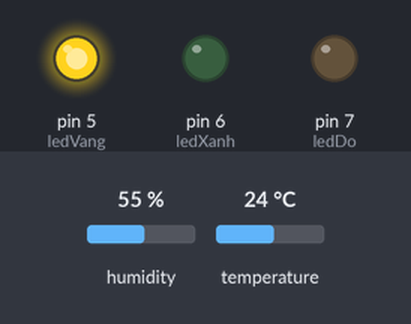
Recording of a sketch running on a simulated Arduino Uno, built with avr-gcc and run on an emulated ATmega328P. Shown: output pins drawn as LEDs (lit = HIGH). The test bench sets the inputs (shaded band); at power-on: temperature 24 °C, humidity 55 %. What the sketch prints to the serial monitor is not drawn.

Above: at 2.2 s.
2.3 s: temperature set to 21 °C
5.0 s: temperature set to 18 °C
At 6.0 s:
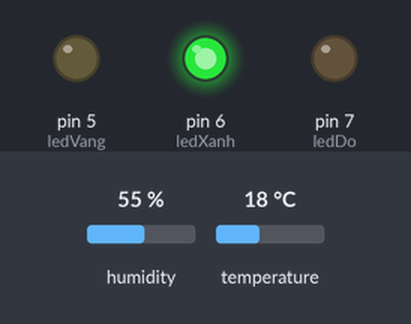
7.7 s: temperature set to 28 °C
At 9.6 s:
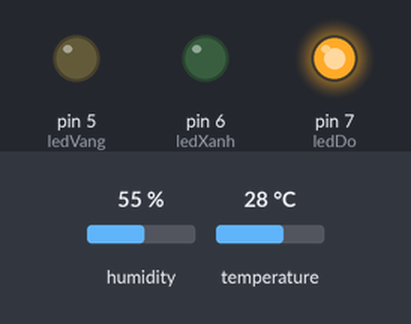
10.6 s: temperature set to 26 °C
At 12.0 s:
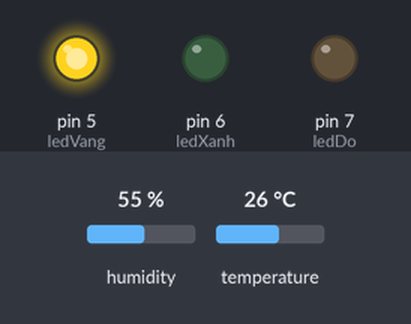
13.3 s: temperature set to 12 °C
At 15.6 s:
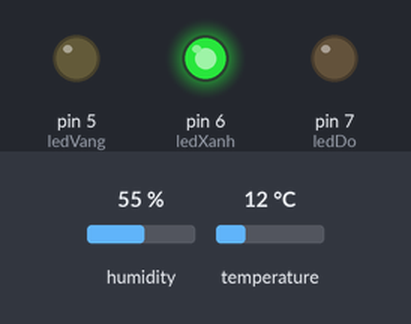
Timing chart, 0 to 17.1 s (numbered marks = the images above; inputs shaded):
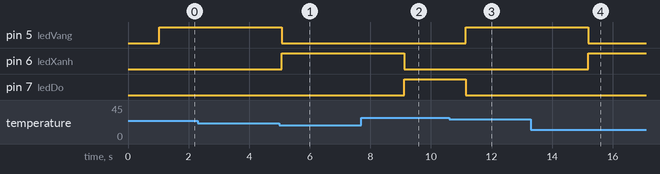

Measured:
- the behaviour switches between 20 and 19 °C on temperature (found by bisection; images 0 and 1)
- the behaviour switches between 28 and 27 °C on temperature (found by bisection; images 2 and 3)
- after the input at 2.3 s, every drawn part: stays the same
- after the input at 5.0 s, pin 5 (ledVang): HIGH → LOW after 0.07 s; pin 6 (ledXanh): LOW → HIGH after 0.07 s
- after the input at 7.7 s, pin 6 (ledXanh): HIGH → LOW after 1.4 s; pin 7 (ledDo): LOW → HIGH after 1.4 s
- after the input at 10.6 s, pin 5 (ledVang): LOW → HIGH after 0.54 s; pin 7 (ledDo): HIGH → LOW after 0.54 s
- after the input at 13.3 s, pin 5 (ledVang): HIGH → LOW after 1.9 s; pin 6 (ledXanh): LOW → HIGH after 1.9 s

The sketch:

UNO_IUH.ino
```cpp
#include <dht.h>

#define dht_apin A0
int ledDo = 7;
int ledXanh = 6;
int ledVang = 5;

dht DHT;

void setup()
{
  Serial.begin(9600);
  pinMode(ledDo, OUTPUT);
  pinMode(ledXanh, OUTPUT);
  pinMode(ledVang, OUTPUT);
  /*Khởi chạy kiểm tra Serial monito*/
  Serial.println("DHT11\n\n");
  delay(1000);
}

void loop(){
  /*Dùng read11 của thư viện DHT để đọc đầu vào A0*/
  DHT.read11(dht_apin);
  float nhietdo = DHT.temperature;
  Serial.print("Nhiệt độ = ");
  /*Dùng hàm temperature của thư viện DHT để nhận kết quả của nhiệt độ*/
  Serial.print(nhietdo);
  Serial.println("C  ");
  /*Lặp mỗi 5 giây sẽ gửi về kết quả 1 lần*/
  if(nhietdo < 20){
    digitalWrite(ledDo, LOW);
    digitalWrite(ledXanh, HIGH);
    digitalWrite(ledVang, LOW);
  } else if(nhietdo <= 27){
    digitalWrite(ledDo, LOW);
    digitalWrite(ledXanh, LOW);
    digitalWrite(ledVang, HIGH);
  } else if(nhietdo > 27){
    digitalWrite(ledDo, HIGH);
    digitalWrite(ledXanh, LOW);
    digitalWrite(ledVang, LOW);
  } else {
    digitalWrite(ledDo, LOW);
    digitalWrite(ledXanh, LOW);
    digitalWrite(ledVang, LOW);
  }
  delay(2000);
}
```
